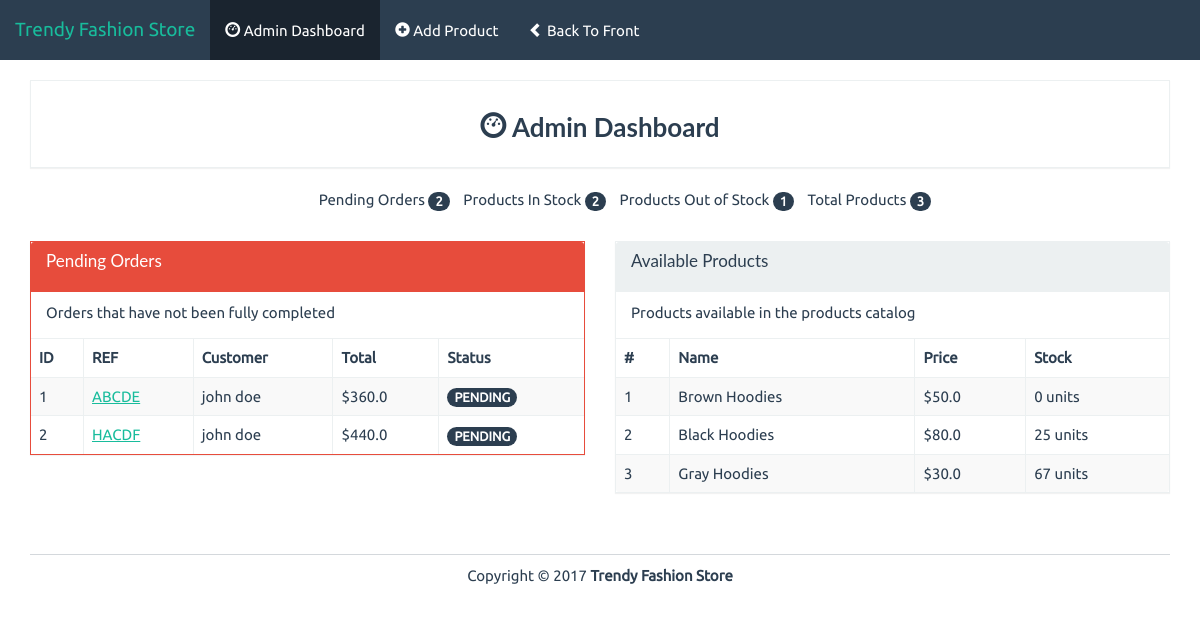
/admin, run on an earlier commit of the app's database.
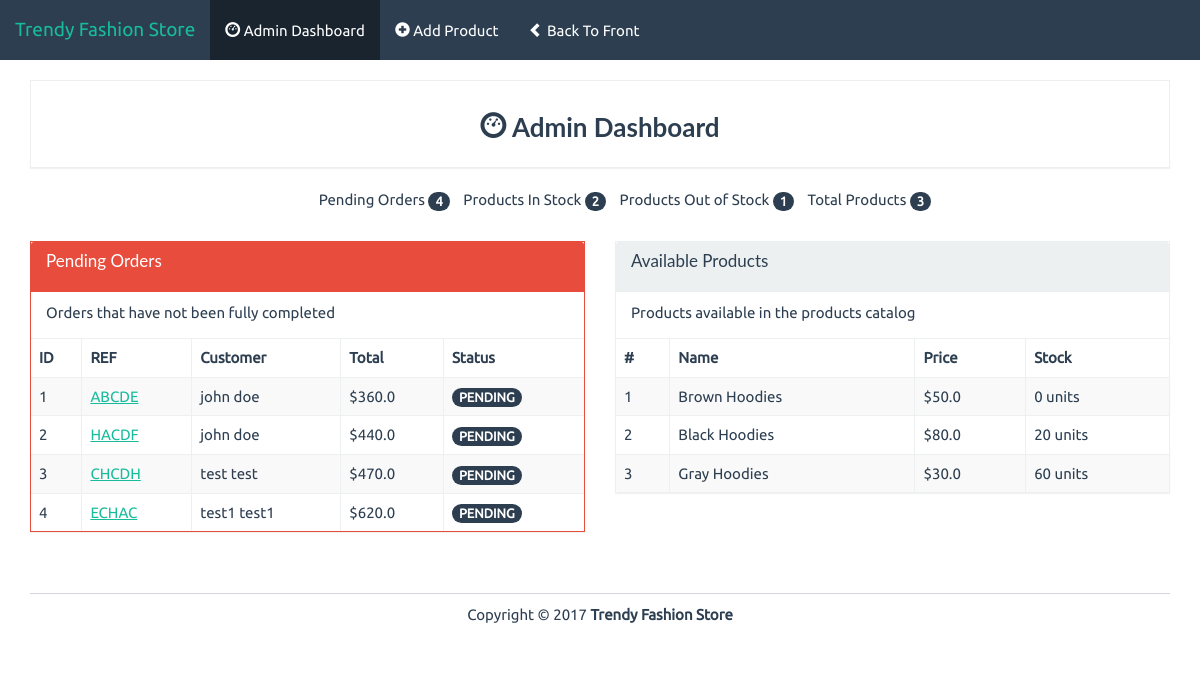
And on a later commit of the database.
### models.py (models this page shows, shortened)
class Order(db.Model):
    id = db.Column(db.Integer, primary_key=True)
    reference = db.Column(db.String(5))
    first_name = db.Column(db.String(20))
    last_name = db.Column(db.String(20))
    phone_number = db.Column(db.String(20))
    email = db.Column(db.String(50))
    address = db.Column(db.String(100))
    city = db.Column(db.String(20))
    state = db.Column(db.String(20))
    country = db.Column(db.String(20))
    status = db.Column(db.String(10))
    payment_type = db.Column(db.String(20))
    items = db.relationship('Order_Item', backref='order', lazy='dynamic')
    def order_total(self):
        return db.session.query(db.func.sum(Order_Item.quantity * Product.price)).join(Product).filter(Order_Item.order_id==self.id).scalar()

class Product(db.Model):
    id = db.Column(db.Integer, primary_key=True)
    name = db.Column(db.String(50), unique=True)
    price = db.Column(db.Integer)  # in cents
    stock = db.Column(db.Integer)
    description = db.Column(db.String(500))
    image = db.Column(db.String(100))
    orders = db.relationship('Order_Item', backref='product', lazy='dynamic')

### views.py (the view)
@app.route('/admin')
def admin():
    products = Product.query.all()
    products_in_stock = Product.query.filter(Product.stock > 0).count()
    orders = Order.query.all()
    return render_template('admin/index.html', admin=True, products=products, products_in_stock=products_in_stock, orders=orders)

### templates/admin/index.html (shortened to what this page needs)
{% extends "base.html" %}
{% block body %}
<div class="row pad">
	<div class="col-lg-12">
		<div class="panel panel-default">
			<div class="panel-body text-center">
				<h3 class="bold"><i class="glyphicon glyphicon-dashboard"></i> Admin Dashboard</h3>
			</div>
		</div>
	</div>
	<div class="col-lg-12">
		<ul class="summary">
			<li class="">Pending Orders <span class="badge">{{ orders|length }}</span></li>
			<li class="">Products In Stock <span class="badge">{{ products_in_stock }}</span></li>
			<li class="">Products Out of Stock <span class="badge">{{ products|length - products_in_stock }}</span></li>
			<li class="">Total Products <span class="badge">{{ products|length }}</span></li>
		</ul>
	</div>
</div>
<div class="row pad">
	<div class="col-lg-6 pad">
		<div class="panel panel-danger">
			<div class="panel-heading">
				<h3 class="panel-title">Pending Orders</h3>
			</div>
			<div class="panel-body">
				Orders that have not been fully completed
			</div>
			<div class="table-responsive">
				<table class="table table-striped table-bordered">
					<thead>
						<tr>
							<th>ID</th><th>REF</th><th>Customer</th><th>Total</th><th>Status</th>
						</tr>
					</thead>
					<tbody>
						{% for order in orders %}
						<tr>
							<td>{{ order.id }}</td>
							<td><a href="{{ url_for('order', order_id=order.id) }}">{{ order.reference }}</a></td>
							<td>{{ order.first_name + ' ' + order.last_name }}</td>
							<td>&dollar;{{ order.order_total()/100 + 10 }}</td>
							<td><span class="badge">{{ order.status }}</span></td>
						</tr>
						{% endfor %}
					</tbody>
				</table>
			</div>
		</div>
	</div>
	<div class="col-lg-6 pad">
		<div class="panel panel-default">
			<div class="panel-heading">
				<h3 class="panel-title">Available Products</h3>
			</div>
			<div class="panel-body">
				Products available in the products catalog
			</div>
			<div class="table-responsive">
				<table class="table table-striped table-bordered">
					<thead>
						<tr>
							<th>#</th><th>Name</th><th>Price</th><th>Stock</th>
						</tr>
					</thead>
					<tbody>
						{% for product in products %}
						<tr>
							<td>{{ product.id }}</td>
							<td>{{ product.name }}</td>
							<td>&dollar;{{ product.price/100 }}</td>
							<td>{{ product.stock }} units</td>
						</tr>
						{% endfor %}
					</tbody>
				</table>
			</div>
		</div>
	</div>
</div>
{% endblock %}

### templates/base.html (shortened to what this page needs)
<!DOCTYPE html>
<html lang="en">
    <head>
        <link rel="stylesheet" href="{{ url_for('static', filename='bs/css/flatly.min.css') }}" />
        <link rel="stylesheet" href="{{ url_for('static', filename='css/styles.css') }}" />
    </head>
    <body>
        {% if admin %}
        <nav class="navbar navbar-default navbar-fixed-top" role="navigation">
            <div class="container-fluid">
                <div class="navbar-header">
                    <a class="navbar-brand" href="{{ url_for('index') }}">Trendy Fashion Store</a>
                </div>
                <div class="collapse navbar-collapse navbar-ex1-collapse">
                    <ul class="nav navbar-nav">
                        <li class="active">
                            <a href="{{ url_for('admin') }}"><i class="glyphicon glyphicon-dashboard"></i> Admin Dashboard</a>
                        </li>
                        <li>
                            <a href="{{ url_for('add') }}"><i class="glyphicon glyphicon-plus-sign"></i> Add Product</a>
                        </li>
                        <li>
                            <a href="{{ url_for('index') }}"><i class="glyphicon glyphicon-chevron-left"></i> Back To Front</a>
                        </li>
                    </ul>
                </div>
            </div>
        </nav>
        {% endif %}
        <div class="container" id="page">
        {% block body %}{% endblock %}
            <footer>
                <div class="row pad">
                    <div class="col-lg-12 text-center">
                        Copyright &copy; 2017 <strong>Trendy Fashion Store</strong>
                    </div>
                </div>
            </footer>
        </div>
    </body>
</html>

### static/css/styles.css (style rules this page uses)
body { font-family: Ubuntu, verdana, georgia, serif, sans-serif; }
a, a:hover, a:active, a:focus, a:visited { text-decoration: none; }
.bold { font-weight: bolder !important; }
table { width: 100%; }
div.panel, .btn, .navbar { border-radius: 0; }
footer { margin-top: 40px; margin-bottom: 20px; }
.pad { margin-top: 10px !important; }
div.panel-body { padding-top: 10px; }
.panel-title { margin-bottom: 10px; }
body > nav { border-radius: 0 !important; }
#page { padding-top: 70px; }
ul.summary { list-style-type: none; text-align: center; }
ul.summary > li { display: inline-block; padding-left: 10px; }
footer { border-top: 1px solid rgba(44, 62, 80, .2); }

What changed in the data, as far as the page shows it:
added Order: id "3", reference "CHCDH", first_name+last_name "test test", order "470.0", status "PENDING"
added Order: id "4", reference "ECHAC", first_name+last_name "test1 test1", order "620.0", status "PENDING"
changed Product "Black Hoodies": stock "25" → "20"
changed Product "Gray Hoodies": stock "67" → "60"
Also different on the page:
{{ orders|length }}: "2" → "4"
